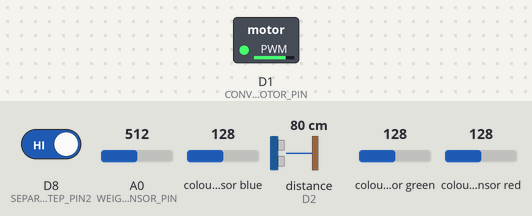
Bench run of a sketch on a simulated ESP8266 (NodeMCU). Parts: switched loads named in the sketch (green lamp = pin HIGH). Wiring (inferred from the names in the program): ultrasonic range finder: trigger D3; echo D2; TCS3200 colour sensor: output D6; S2 D4; S3 D5. The test bench sets the inputs (shaded band); at power-on: D8 (SEPARATOR_STEP_PIN2) HIGH, A0 (WEIGHT_SENSOR_PIN) = 512, colour sensor blue 128, distance to the obstacle (sensor on D2) 80 cm, colour sensor green 128, colour sensor red 128. The echo pulse lasts 58.3 µs per cm; pins used as bus, display or sensor lines are not drawn; what the sketch prints to the serial monitor is not drawn.

Above: at 1.6 s.
At 6.0 s:
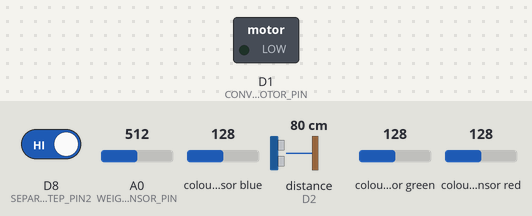
6.1 s: D8 (SEPARATOR_STEP_PIN2) driven LOW
9.6 s: D8 (SEPARATOR_STEP_PIN2) driven HIGH
At 10.38 s:
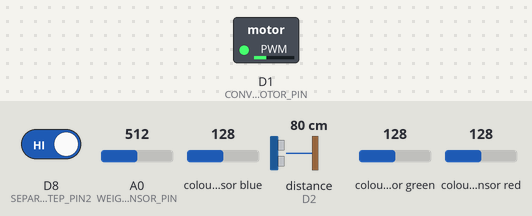
15.8 s: A0 (WEIGHT_SENSOR_PIN) set to 492
19.3 s: A0 (WEIGHT_SENSOR_PIN) set to 810
Timing chart, 0 to 24.4 s (numbered marks = the images above; inputs shaded):
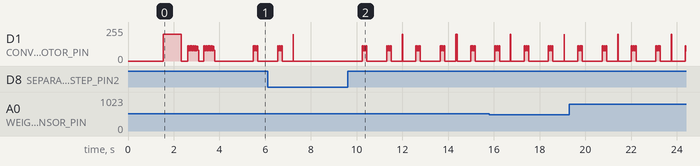

Measured:
- after the input at 9.6 s, D1 (CONVEYOR_MOTOR_PIN): 0/255 → 115/255 after 0.64 s, then moves between 0/255 and 200/255, repeating every 2.3 s

The sketch:

sketch_esp8266.ino
```cpp
/*
 * Waste Sorting Robot - ESP8266 Version
 * Project: Mr. Trash Wheel Robot
 *
 * Fitur:
 * - Mendeteksi dan mengklasifikasi sampah (organik/anorganik)
 * - Kontrol motor konveyor dan separator
 * - Monitoring kapasitas penyimpanan
 * - System keselamatan (Emergency Stop)
 * - WiFi monitoring (optional)
 *
 * Author: Nazky
 * Date: 2025
 */

#include <Arduino.h>

// ==================== PIN DEFINITIONS ====================
const int CONVEYOR_MOTOR_PIN = D1;           // PWM pin for conveyor motor (GPIO5)
const int COLOR_SENSOR_S0 = D2;              // Color sensor pins (GPIO4)
const int COLOR_SENSOR_S1 = D3;              // (GPIO0)
const int COLOR_SENSOR_S2 = D4;              // (GPIO2)
const int COLOR_SENSOR_S3 = D5;              // (GPIO14)
const int COLOR_SENSOR_OUT = D6;             // (GPIO12) - must be ADC capable for ESP8266
const int WEIGHT_SENSOR_PIN = A0;            // Analog pin for weight sensor
const int SEPARATOR_STEP_PIN1 = D7;          // Stepper motor pins (GPIO13)
const int SEPARATOR_STEP_PIN2 = D8;          // (GPIO15)
const int SEPARATOR_STEP_PIN3 = D0;          // (GPIO16)
const int SEPARATOR_STEP_PIN4 = D1;          // NOTE: conflicts with conveyor, use different pin
const int PROXIMITY_SENSOR_PIN = D4;         // IR sensor for waste detection (GPIO2)
const int ORGANIC_STORAGE_LED = D5;          // Green LED for organic storage (GPIO14)
const int INORGANIC_STORAGE_LED = D6;        // Blue LED for inorganic storage (GPIO12)
const int BUZZER_PIN = D7;                   // Buzzer for alerts (GPIO13)
const int EMERGENCY_STOP_PIN = D8;           // Emergency stop button (GPIO15)
const int ULTRASONIC_TRIG_PIN = D3;          // Ultrasonic trigger (GPIO0)
const int ULTRASONIC_ECHO_PIN = D2;          // Ultrasonic echo (GPIO4)

// ==================== CONFIGURATION ====================
const int CONVEYOR_SPEED = 200;              // PWM value (0-255)
const int CLASSIFICATION_THRESHOLD = 500;    // Weight threshold for classification
const int STORAGE_FULL_DISTANCE = 5;         // Distance in cm for full storage
const int SEPARATOR_STEPS = 512;             // Steps for full rotation
const int SEPARATOR_DELAY = 800;             // Delay for separation action

// Storage area constants
const int ORGANIC_STORAGE = 0;
const int INORGANIC_STORAGE = 1;

// Timing constants
const unsigned long STATUS_UPDATE_INTERVAL = 10000;  // 10 seconds
const unsigned long MAIN_LOOP_INTERVAL = 100;        // 100ms
const unsigned long COLOR_READ_TIMEOUT = 1000;       // 1 second timeout for color read

// ==================== STATE VARIABLES ====================
struct SystemState {
  bool active;
  bool emergencyStopActive;
  bool wasteDetected;
  int currentWasteType;           // -1 = undefined, 0 = organic, 1 = inorganic
  int organicStorageLevel;        // 0-100%
  int inorganicStorageLevel;      // 0-100%
  unsigned long lastStatusUpdate;
  unsigned long lastMainLoopRun;
  unsigned long lastEmergencyCheck;
  bool separationInProgress;
  int stepperPosition;
};

SystemState system = {
  .active = true,
  .emergencyStopActive = false,
  .wasteDetected = false,
  .currentWasteType = -1,
  .organicStorageLevel = 0,
  .inorganicStorageLevel = 0,
  .lastStatusUpdate = 0,
  .lastMainLoopRun = 0,
  .lastEmergencyCheck = 0,
  .separationInProgress = false,
  .stepperPosition = 0
};

// Color sensor variables
struct ColorData {
  int red;
  int green;
  int blue;
  unsigned long lastReadTime;
};

ColorData colorData = {0, 0, 0, 0};

// Stepper motor sequence (half-step mode)
const int stepperSequence[8][4] = {
  {1, 0, 0, 0},
  {1, 1, 0, 0},
  {0, 1, 0, 0},
  {0, 1, 1, 0},
  {0, 0, 1, 0},
  {0, 0, 1, 1},
  {0, 0, 0, 1},
  {1, 0, 0, 1}
};

// ==================== SETUP ====================
void setup() {
  // Initialize serial communication
  Serial.begin(115200);  // ESP8266 uses higher baud rate
  delay(1000);

  Serial.println("\n\n");
  Serial.println("╔════════════════════════════════════════╗");
  Serial.println("║ Mr. Trash Wheel Robot - ESP8266       ║");
  Serial.println("║ Initializing...                        ║");
  Serial.println("╚════════════════════════════════════════╝");

  // Initialize all pins
  initializePins();

  // Initialize color sensor
  initializeColorSensor();

  // Initialize stepper motor
  system.stepperPosition = 0;
  setStepperPosition(0);

  // Run startup sequence
  runStartupSequence();

  Serial.println("✓ Mr. Trash Wheel Robot Ready!");
  Serial.println("════════════════════════════════════════");
}

// ==================== MAIN LOOP ====================
void loop() {
  unsigned long currentTime = millis();

  // Check emergency stop button
  checkEmergencyStop();

  // Handle emergency stop procedure
  if (system.emergencyStopActive) {
    handleEmergencyStop();
    return;
  }

  // Update storage status
  updateStorageStatus();

  // Main cycle timing (non-blocking)
  if (currentTime - system.lastMainLoopRun >= MAIN_LOOP_INTERVAL) {
    system.lastMainLoopRun = currentTime;

    // Check for waste on conveyor
    system.wasteDetected = detectWaste();

    if (system.wasteDetected && system.active) {
      handleWasteDetection();
    } else if (system.active) {
      // Run conveyor continuously when idle
      startConveyor();
    }
  }

  // Update LEDs based on storage level
  updateIndicatorLEDs();

  // Status display timing (non-blocking)
  if (currentTime - system.lastStatusUpdate >= STATUS_UPDATE_INTERVAL) {
    system.lastStatusUpdate = currentTime;
    displaySystemStatus();
  }
}

// ==================== INITIALIZATION FUNCTIONS ====================
void initializePins() {
  // Motor pins
  pinMode(CONVEYOR_MOTOR_PIN, OUTPUT);
  pinMode(SEPARATOR_STEP_PIN1, OUTPUT);
  pinMode(SEPARATOR_STEP_PIN2, OUTPUT);
  pinMode(SEPARATOR_STEP_PIN3, OUTPUT);
  pinMode(SEPARATOR_STEP_PIN4, OUTPUT);

  // Color sensor pins
  pinMode(COLOR_SENSOR_S0, OUTPUT);
  pinMode(COLOR_SENSOR_S1, OUTPUT);
  pinMode(COLOR_SENSOR_S2, OUTPUT);
  pinMode(COLOR_SENSOR_S3, OUTPUT);
  pinMode(COLOR_SENSOR_OUT, INPUT);

  // Sensor pins
  pinMode(WEIGHT_SENSOR_PIN, INPUT);
  pinMode(PROXIMITY_SENSOR_PIN, INPUT);
  pinMode(ULTRASONIC_TRIG_PIN, OUTPUT);
  pinMode(ULTRASONIC_ECHO_PIN, INPUT);

  // Output pins
  pinMode(ORGANIC_STORAGE_LED, OUTPUT);
  pinMode(INORGANIC_STORAGE_LED, OUTPUT);
  pinMode(BUZZER_PIN, OUTPUT);
  pinMode(EMERGENCY_STOP_PIN, INPUT);

  // Set initial states
  digitalWrite(CONVEYOR_MOTOR_PIN, LOW);
  digitalWrite(ORGANIC_STORAGE_LED, LOW);
  digitalWrite(INORGANIC_STORAGE_LED, LOW);
  digitalWrite(BUZZER_PIN, LOW);

  Serial.println("✓ Pins initialized");
}

void initializeColorSensor() {
  // Set color sensor frequency scaling to 20%
  digitalWrite(COLOR_SENSOR_S0, HIGH);
  digitalWrite(COLOR_SENSOR_S1, LOW);

  Serial.println("✓ Color sensor initialized");
}

void runStartupSequence() {
  Serial.println("\n▶ Running startup sequence...\n");
  delay(500);

  // Test 1: Conveyor Motor
  Serial.print("  [1/5] Testing conveyor motor... ");
  startConveyor();
  delay(800);
  stopConveyor();
  Serial.println("✓");
  delay(200);

  // Test 2: Separator - Forward
  Serial.print("  [2/5] Testing separator (forward)... ");
  moveStepperToPosition(256);
  Serial.println("✓");
  delay(200);

  // Test 3: Separator - Backward
  Serial.print("  [3/5] Testing separator (backward)... ");
  moveStepperToPosition(0);
  Serial.println("✓");
  delay(200);

  // Test 4: Indicators
  Serial.print("  [4/5] Testing indicator LEDs... ");
  digitalWrite(ORGANIC_STORAGE_LED, HIGH);
  digitalWrite(INORGANIC_STORAGE_LED, HIGH);
  delay(400);
  digitalWrite(ORGANIC_STORAGE_LED, LOW);
  digitalWrite(INORGANIC_STORAGE_LED, LOW);
  Serial.println("✓");
  delay(200);

  // Test 5: Sensors
  Serial.print("  [5/5] Testing sensors... ");
  readColorSensor();
  readWeightSensor();
  detectWaste();
  measureDistance(ULTRASONIC_TRIG_PIN, ULTRASONIC_ECHO_PIN);
  Serial.println("✓");
  delay(300);

  Serial.println("\n✓ All systems initialized successfully!\n");
}

// ==================== WASTE HANDLING FUNCTIONS ====================
void handleWasteDetection() {
  Serial.println("─────────────────────────────────────────");
  Serial.println("⚠ WASTE DETECTED ON CONVEYOR!");

  // Stop conveyor briefly for classification
  stopConveyor();
  delay(500);  // Allow settling time

  // Classify the waste
  system.currentWasteType = classifyWaste();

  // Route to appropriate storage
  if (system.currentWasteType == ORGANIC_STORAGE) {
    Serial.println("✓ Classification: ORGANIC WASTE");
    activateSeparator(ORGANIC_STORAGE);
  } else if (system.currentWasteType == INORGANIC_STORAGE) {
    Serial.println("✓ Classification: INORGANIC WASTE");
    activateSeparator(INORGANIC_STORAGE);
  } else {
    Serial.println("⚠ Classification uncertain, treating as INORGANIC");
    activateSeparator(INORGANIC_STORAGE);
  }

  // Resume conveyor operation
  delay(500);
  startConveyor();
  Serial.println("─────────────────────────────────────────\n");
}

int classifyWaste() {
  // Read all sensors
  readColorSensor();
  int weight = readWeightSensor();

  Serial.print("  Color (R:G:B) = ");
  Serial.print(colorData.red);
  Serial.print(":");
  Serial.print(colorData.green);
  Serial.print(":");
  Serial.print(colorData.blue);
  Serial.print("  |  Weight = ");
  Serial.println(weight);

  bool isOrganic = false;

  // ---- Color-based classification ----
  // Brown colors: High red, medium green, low blue
  if (colorData.red > 400 && colorData.green > 300 && colorData.blue < 300) {
    isOrganic = true;
    Serial.println("  → Color analysis: Brown (likely organic)");
  }
  // Green colors: High green, lower red and blue
  else if (colorData.green > colorData.red &&
           colorData.green > colorData.blue &&
           colorData.green > 350) {
    isOrganic = true;
    Serial.println("  → Color analysis: Green (likely organic)");
  }
  // Weight-based heuristic for organic
  else if (weight < CLASSIFICATION_THRESHOLD && weight > 100) {
    isOrganic = true;
    Serial.println("  → Weight analysis: Light material (likely organic)");
  }

  // ---- Validation logic ----
  // Very heavy items are likely inorganic (metal, plastic bottles)
  if (weight > 800) {
    isOrganic = false;
    Serial.println("  → Weight validation: Very heavy (override to inorganic)");
  }

  // Very light items are likely organic (paper, food)
  if (weight < 50) {
    isOrganic = true;
    Serial.println("  → Weight validation: Very light (override to organic)");
  }

  return isOrganic ? ORGANIC_STORAGE : INORGANIC_STORAGE;
}

void activateSeparator(int wasteType) {
  system.separationInProgress = true;

  int targetPosition = (wasteType == ORGANIC_STORAGE) ? 128 : 384;
  int led = (wasteType == ORGANIC_STORAGE) ? ORGANIC_STORAGE_LED : INORGANIC_STORAGE_LED;

  Serial.print("  ➔ Activating separator for ");
  Serial.println(wasteType == ORGANIC_STORAGE ? "ORGANIC" : "INORGANIC");

  // Activate LED indicator
  digitalWrite(led, HIGH);

  // Move separator to position
  moveStepperToPosition(targetPosition);

  // Keep LED on during separation
  delay(SEPARATOR_DELAY);

  // Return to neutral position
  moveStepperToPosition(0);

  // Turn off LED
  digitalWrite(led, LOW);

  system.separationInProgress = false;
  Serial.println("  ✓ Separation complete");
}

// ==================== SENSOR READING FUNCTIONS ====================
void readColorSensor() {
  // Read red component
  digitalWrite(COLOR_SENSOR_S2, LOW);
  digitalWrite(COLOR_SENSOR_S3, LOW);
  colorData.red = pulseIn(COLOR_SENSOR_OUT, LOW, COLOR_READ_TIMEOUT);

  // Read green component
  digitalWrite(COLOR_SENSOR_S2, HIGH);
  digitalWrite(COLOR_SENSOR_S3, HIGH);
  colorData.green = pulseIn(COLOR_SENSOR_OUT, LOW, COLOR_READ_TIMEOUT);

  // Read blue component
  digitalWrite(COLOR_SENSOR_S2, LOW);
  digitalWrite(COLOR_SENSOR_S3, HIGH);
  colorData.blue = pulseIn(COLOR_SENSOR_OUT, LOW, COLOR_READ_TIMEOUT);

  colorData.lastReadTime = millis();
}

int readWeightSensor() {
  // ESP8266 has only one ADC pin (A0)
  return analogRead(WEIGHT_SENSOR_PIN);
}

bool detectWaste() {
  // Proximity sensor: LOW when waste detected
  return digitalRead(PROXIMITY_SENSOR_PIN) == LOW;
}

int measureDistance(int trigPin, int echoPin) {
  // Send ultrasonic pulse
  digitalWrite(trigPin, LOW);
  delayMicroseconds(2);
  digitalWrite(trigPin, HIGH);
  delayMicroseconds(10);
  digitalWrite(trigPin, LOW);

  // Read echo with timeout
  long duration = pulseIn(echoPin, HIGH, 30000);  // 30ms timeout

  if (duration == 0) {
    return -1;  // Timeout or error
  }

  // Calculate distance in cm
  // Speed of sound = 343 m/s = 0.0343 cm/µs
  int distance = duration * 0.034 / 2;

  return distance;
}

void checkEmergencyStop() {
  unsigned long currentTime = millis();

  if (currentTime - system.lastEmergencyCheck >= 50) {
    system.lastEmergencyCheck = currentTime;

    if (digitalRead(EMERGENCY_STOP_PIN) == LOW) {
      if (!system.emergencyStopActive) {
        system.emergencyStopActive = true;
        Serial.println("\n🛑 EMERGENCY STOP ACTIVATED! 🛑\n");
      }
    }
  }
}

// ==================== MOTOR CONTROL FUNCTIONS ====================
void startConveyor() {
  if (system.active && !system.emergencyStopActive) {
    analogWrite(CONVEYOR_MOTOR_PIN, CONVEYOR_SPEED);
  }
}

void stopConveyor() {
  analogWrite(CONVEYOR_MOTOR_PIN, 0);
}

void moveStepperToPosition(int targetPosition) {
  int stepsToMove = targetPosition - system.stepperPosition;

  // Normalize to shortest path
  if (stepsToMove > SEPARATOR_STEPS / 2) {
    stepsToMove -= SEPARATOR_STEPS;
  } else if (stepsToMove < -SEPARATOR_STEPS / 2) {
    stepsToMove += SEPARATOR_STEPS;
  }

  // Execute movement
  if (stepsToMove > 0) {
    for (int i = 0; i < stepsToMove; i++) {
      stepForward();
      delayMicroseconds(2000);  // Adjust speed as needed
    }
  } else if (stepsToMove < 0) {
    for (int i = 0; i > stepsToMove; i--) {
      stepBackward();
      delayMicroseconds(2000);
    }
  }

  system.stepperPosition = targetPosition % SEPARATOR_STEPS;
}

void stepForward() {
  static int currentStep = 0;
  currentStep = (currentStep + 1) % 8;

  digitalWrite(SEPARATOR_STEP_PIN1, stepperSequence[currentStep][0]);
  digitalWrite(SEPARATOR_STEP_PIN2, stepperSequence[currentStep][1]);
  digitalWrite(SEPARATOR_STEP_PIN3, stepperSequence[currentStep][2]);
  digitalWrite(SEPARATOR_STEP_PIN4, stepperSequence[currentStep][3]);
}

void stepBackward() {
  static int currentStep = 0;
  currentStep = (currentStep + 7) % 8;

  digitalWrite(SEPARATOR_STEP_PIN1, stepperSequence[currentStep][0]);
  digitalWrite(SEPARATOR_STEP_PIN2, stepperSequence[currentStep][1]);
  digitalWrite(SEPARATOR_STEP_PIN3, stepperSequence[currentStep][2]);
  digitalWrite(SEPARATOR_STEP_PIN4, stepperSequence[currentStep][3]);
}

void setStepperPosition(int position) {
  system.stepperPosition = position % SEPARATOR_STEPS;
  if (system.stepperPosition < 0) {
    system.stepperPosition += SEPARATOR_STEPS;
  }
}

// ==================== STATUS & MONITORING FUNCTIONS ====================
void updateStorageStatus() {
  int distance = measureDistance(ULTRASONIC_TRIG_PIN, ULTRASONIC_ECHO_PIN);

  if (distance > 0) {
    // Map distance to percentage (assuming max 50cm = empty, 5cm = full)
    system.organicStorageLevel = map(distance, 50, 5, 0, 100);
    system.organicStorageLevel = constrain(system.organicStorageLevel, 0, 100);

    system.inorganicStorageLevel = system.organicStorageLevel;  // Same sensor for both
  }

  // Check for full storage and alert
  if (system.organicStorageLevel >= 90) {
    alertBuzzer();
  }
  if (system.inorganicStorageLevel >= 90) {
    alertBuzzer();
  }
}

void updateIndicatorLEDs() {
  // Organic storage LED indicator
  if (system.organicStorageLevel < 30) {
    digitalWrite(ORGANIC_STORAGE_LED, LOW);
  } else if (system.organicStorageLevel < 70) {
    // Slow blink for medium fill
    if (millis() % 2000 < 500) {
      digitalWrite(ORGANIC_STORAGE_LED, HIGH);
    } else {
      digitalWrite(ORGANIC_STORAGE_LED, LOW);
    }
  } else {
    // Solid on for high fill
    digitalWrite(ORGANIC_STORAGE_LED, HIGH);
  }

  // Inorganic storage LED indicator
  if (system.inorganicStorageLevel < 30) {
    digitalWrite(INORGANIC_STORAGE_LED, LOW);
  } else if (system.inorganicStorageLevel < 70) {
    // Slow blink for medium fill
    if (millis() % 2000 < 500) {
      digitalWrite(INORGANIC_STORAGE_LED, HIGH);
    } else {
      digitalWrite(INORGANIC_STORAGE_LED, LOW);
    }
  } else {
    // Solid on for high fill
    digitalWrite(INORGANIC_STORAGE_LED, HIGH);
  }
}

void alertBuzzer() {
  static unsigned long lastBuzzerTime = 0;
  static int buzzerPhase = 0;
  unsigned long currentTime = millis();

  if (currentTime - lastBuzzerTime >= 200) {
    lastBuzzerTime = currentTime;
    buzzerPhase = (buzzerPhase + 1) % 4;

    if (buzzerPhase < 2) {
      digitalWrite(BUZZER_PIN, HIGH);
    } else {
      digitalWrite(BUZZER_PIN, LOW);
    }
  }
}

void displaySystemStatus() {
  Serial.println("\n╔════════════════════════════════════════╗");
  Serial.println("║      SYSTEM STATUS REPORT              ║");
  Serial.println("╠════════════════════════════════════════╣");
  Serial.print("║ Status: ");
  if (system.active) {
    Serial.println("ACTIVE                          ║");
  } else {
    Serial.println("INACTIVE                        ║");
  }
  Serial.print("║ Waste Detected: ");
  Serial.print(system.wasteDetected ? "YES" : "NO");
  Serial.println("                         ║");
  Serial.print("║ Current Type: ");
  if (system.currentWasteType == ORGANIC_STORAGE) {
    Serial.println("ORGANIC                     ║");
  } else if (system.currentWasteType == INORGANIC_STORAGE) {
    Serial.println("INORGANIC                   ║");
  } else {
    Serial.println("NONE                        ║");
  }
  Serial.print("║ Organic Storage: ");
  Serial.print(system.organicStorageLevel);
  Serial.println("%                         ║");
  Serial.print("║ Inorganic Storage: ");
  Serial.print(system.inorganicStorageLevel);
  Serial.println("%                       ║");
  Serial.println("╚════════════════════════════════════════╝\n");
}

void handleEmergencyStop() {
  static unsigned long lastWarningTime = 0;
  unsigned long currentTime = millis();

  // Stop all motors immediately
  stopConveyor();

  // Flash warning lights
  if (currentTime - lastWarningTime >= 500) {
    lastWarningTime = currentTime;
    digitalWrite(ORGANIC_STORAGE_LED, !digitalRead(ORGANIC_STORAGE_LED));
    digitalWrite(INORGANIC_STORAGE_LED, !digitalRead(INORGANIC_STORAGE_LED));
  }

  // Continuous buzzer warning
  digitalWrite(BUZZER_PIN, HIGH);

  system.active = false;

  // Check for button release to resume
  if (digitalRead(EMERGENCY_STOP_PIN) == HIGH) {
    delay(50);  // Debounce
    if (digitalRead(EMERGENCY_STOP_PIN) == HIGH) {
      Serial.println("\n✓ Emergency stop cleared, resuming operation...\n");
      system.emergencyStopActive = false;
      system.active = true;
      digitalWrite(BUZZER_PIN, LOW);
      digitalWrite(ORGANIC_STORAGE_LED, LOW);
      digitalWrite(INORGANIC_STORAGE_LED, LOW);
    }
  }
}

// ==================== SERIAL COMMAND HANDLER ====================
void handleSerialCommands() {
  if (Serial.available()) {
    char command = Serial.read();

    switch (command) {
      case 's':
      case 'S':
        displaySystemStatus();
        break;

      case 'e':
      case 'E':
        system.emergencyStopActive = true;
        break;

      case 'r':
      case 'R':
        system.active = !system.active;
        Serial.print("\nSystem ");
        Serial.println(system.active ? "activated" : "deactivated");
        break;

      case 'c':
      case 'C':
        readColorSensor();
        Serial.print("\nColor (R:G:B) = ");
        Serial.print(colorData.red);
        Serial.print(":");
        Serial.print(colorData.green);
        Serial.print(":");
        Serial.println(colorData.blue);
        break;

      case 'w':
      case 'W':
        Serial.print("\nWeight sensor: ");
        Serial.println(readWeightSensor());
        break;

      case 'h':
      case 'H':
        printHelpMenu();
        break;
    }
  }
}

void printHelpMenu() {
  Serial.println("\n╔════════════════════════════════════════╗");
  Serial.println("║      SERIAL COMMAND MENU               ║");
  Serial.println("╠════════════════════════════════════════╣");
  Serial.println("║ s - Display system status              ║");
  Serial.println("║ e - Emergency stop                     ║");
  Serial.println("║ r - Toggle system on/off               ║");
  Serial.println("║ c - Read color sensor                  ║");
  Serial.println("║ w - Read weight sensor                 ║");
  Serial.println("║ h - Display this help menu             ║");
  Serial.println("╚════════════════════════════════════════╝\n");
}
```
